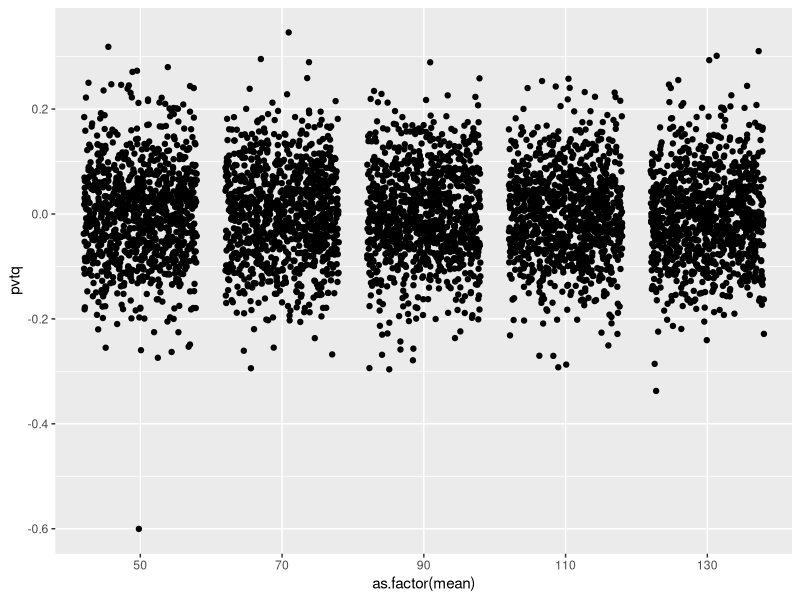
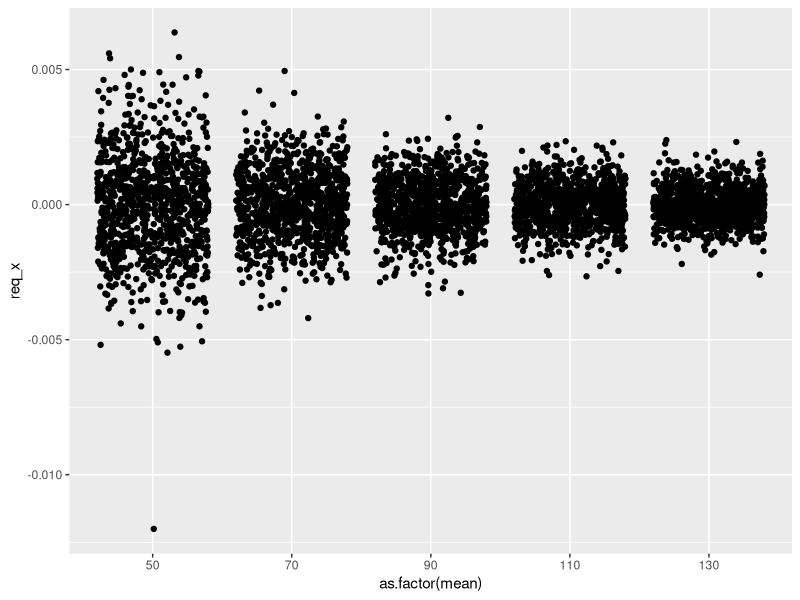
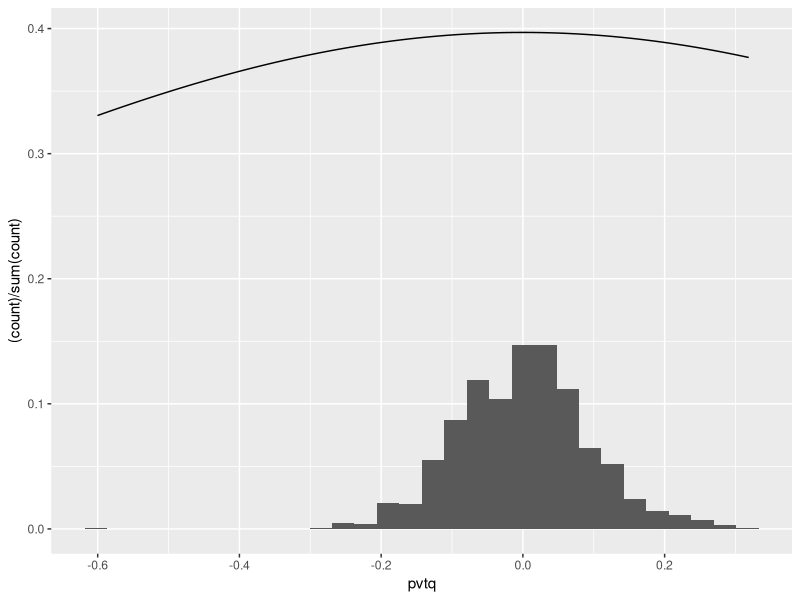
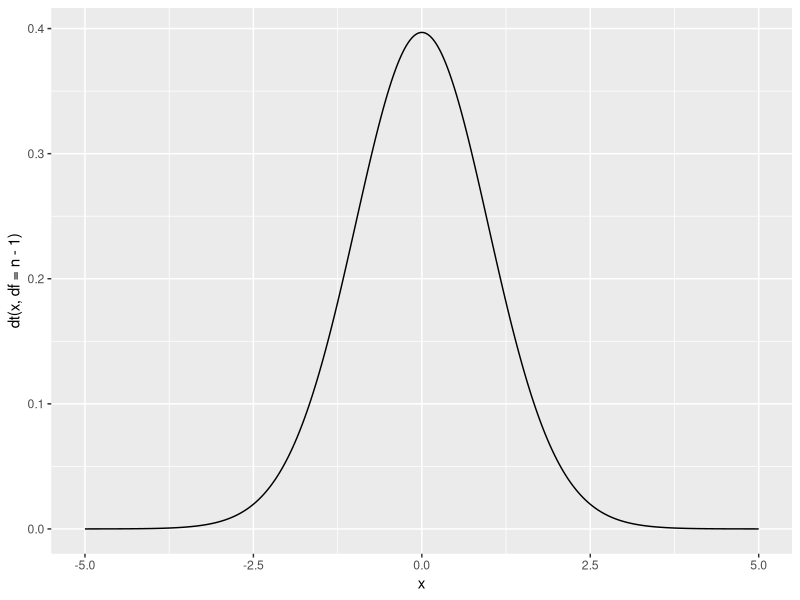
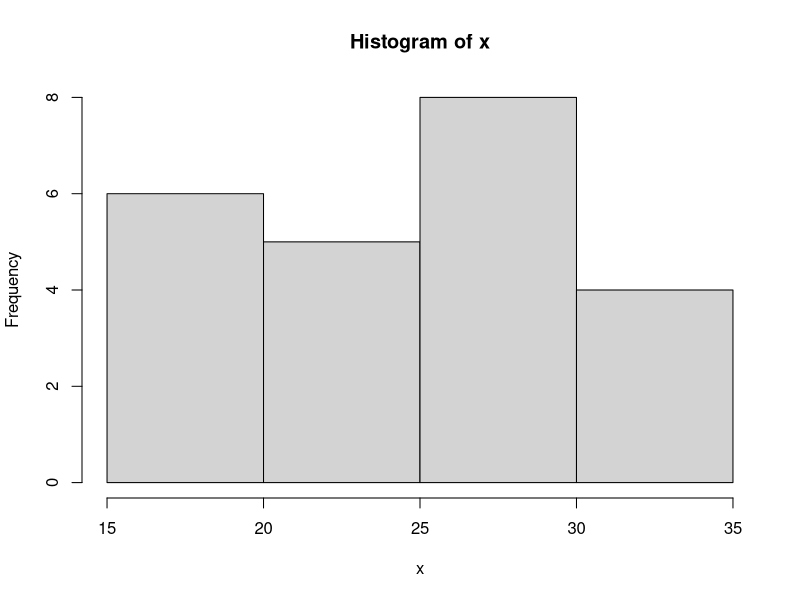
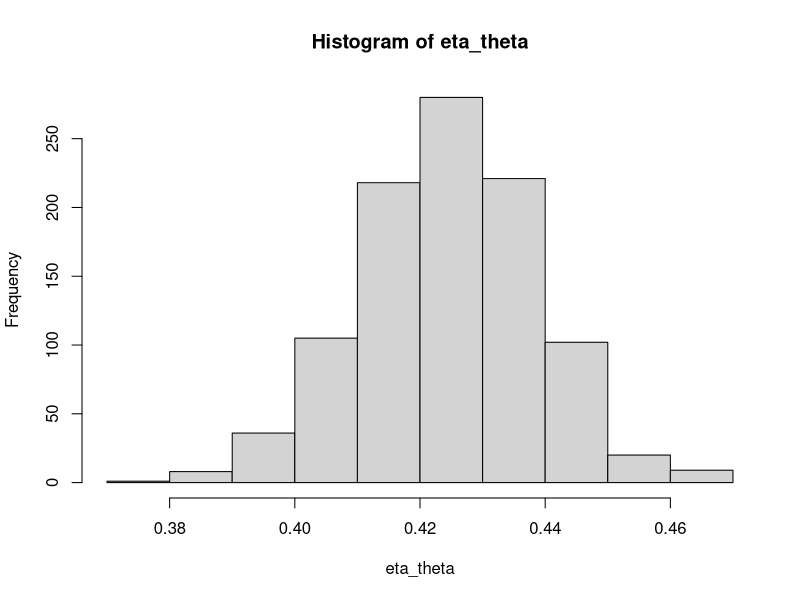
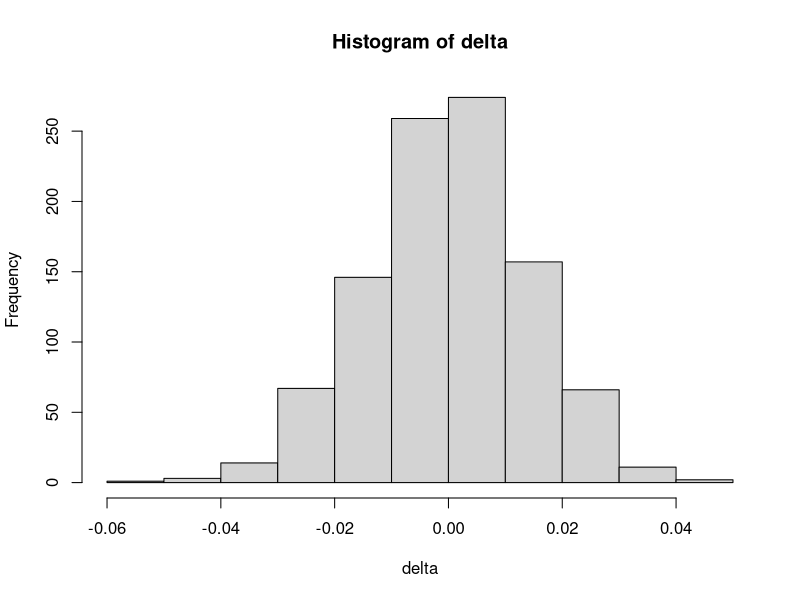
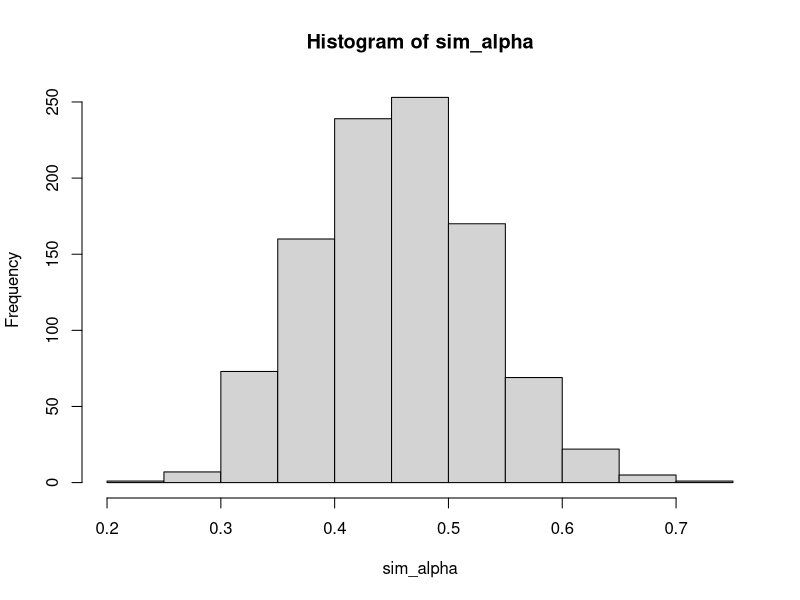

Here is the R script that generated these plots, in order:
library(ggplot2)  # For ggplot
library(stats4)   # For mle
library(numDeriv) # For grad
library(plyr)     # For ddply

##############################################################################################
# Interval estimation method I - Exact approach
# Pivotal quantative
#
# LNp.8-78
# Suppose that X1, ..., Xn are i.i.d. ~ Normal(mean, variance).
#
# The estimator of mean:            sample_mean
# The standard error of mean      : sqrt(sample_variance/n)
# The pivotable quantitive of mean: sqrt(n) * (sample_mean - mean) / sample_variance ~ t(n-1)
##############################################################################################
# The pivotal quantative of mean
# This is t(n-1) distribution
mean.pvtq <- function(x, mean) {
    n <- length(x)
    sample_mean <- mean(x)
    sample_var <- var(x)
    sqrt(n) * (sample_mean - mean) / sample_var
}

# Generate Normal random number to produce many pivot quantative to observe if it fits T
# distribution
n <- 50
data <- NULL
for( mean in c(50, 70, 90, 110, 130) ) {
    pvtq <- NULL
    for( i in c(1:1000)){
        x <- rnorm(n, mean=mean, sd=12)
        pvtq <- c(pvtq, mean.pvtq(x, mean))
    }
    this_data <- data.frame(mean=mean, pvtq=pvtq)
    data <- rbind(data, this_data)
}
data$req_x <- data$pvtq / data$mean
head(data)
ddply(data, ~mean, summarize, count=length(pvtq))

# Plot pivotal quantative of all different mean LNp.8-78
ggplot(data, aes(x=as.factor(mean), y=pvtq)) + geom_jitter()

# Plot the band concept LNp.8-78
ggplot(data, aes(x=as.factor(mean), y=req_x)) + geom_jitter()

# Plot pivotal quantative of mean
ggplot(data[data$mean==50,], aes(x=pvtq)) + geom_histogram(aes(y = (..count..)/sum(..count..))) + stat_function(fun=dt, args=list(df=50-1))

# Plot T distribution
ggplot(data.frame(x=seq(-5, 5, 0.01)), aes(x=x, y=dt(x, df=n-1))) + geom_line() #+ stat_function(fun=dt, args=list(df=n-1))

# For get the quantile for 0.05 of T distribution
(a <- qt(0.025, df=n-1))
(b <- qt(0.975, df=n-1))

# Calculate the 95% confidence interval of mean
x <- rnorm(n, mean=90, sd=12)
(lower_bound <- -1 * a * var(x) / sqrt(n)) + mean(x)
(upper_bound <- -1 * b * var(x) / sqrt(n)) + mean(x)

# Comparing with the mean estimate and its standard error
mean(x)
sqrt(var(x)/n)

##############################################################################################
# Interval estimation method II - Asymptotic approach
# Asymptotic pivotal quantative
#
# Use the sample Poisson example in LNp.8-8 to demo:
# Suppose that X1, ..., Xn are i.i.d. ~ Poisson(lambda).
#
# Instead of conducting mathmetical deduction, R nlm() function is used.
# The log likelihood function is used here.
##############################################################################################
x <- c(31, 29, 19, 18, 31, 28, 34, 27, 34, 30, 16, 18, 26, 27, 27, 18, 24, 22, 28, 24, 21, 17, 24)
hist(x)

# Use nlm()
LL <- function(lambda, x) {
    sum(-dpois(x, lambda, log = TRUE))
}
out <- nlm(LL, 10, x, hessian = TRUE) # Trun on hessian for Fisher information
out$estimate

# For get the quantile for 0.05 of N(0,1) distribution
(z <- qnorm(0.975))

# The asymptotic 100(1-a)% confidence interval for theta is
# estimated_theta +- z / sqrt(n * Fisher_info)
# Using nlm(), hessian is the Fisher information of n observation data
(fish <- out$hessian[1])

(lower_bound <- out$estimate - z / sqrt(fish))
(upper_bound <- out$estimate + z / sqrt(fish))

##############################################################################################
# Interval estimation method III - Bootstrap approach
#
# Use the example in LNp.8-89 to demo:
# (X1, X2, X3) ~ multinomial(n, p1, p2, p3)
#              ~ multinomial(n, (1-the)^2, 2the(1-the), the^2)
##############################################################################################
# Estimator of theta (LNp.8-24)
estimator_theta <- function (x2, x3, n) {
    (2 * x3 + x2) / (2*n)
}

# Estimate of theta
(estimated_theta <- 0.4247)

# Generate random theta to know the distribution.
# Step1: Pretend the estimated one is the real theta
# Step2: Generate random number using the estimated theta
# Step3: Calculate simulated theta
(p1 <- (1-estimated_theta)^2)
(p2 <- 2 * estimated_theta * (1-estimated_theta))
(p3 <- estimated_theta^2)
randx <- rmultinom(1000, 1029, c(p1, p2, p3))
(eta_theta <- sqrt(randx[3,]/1029))

# Plot the simulated theta and calculate the quantile
hist(eta_theta)
sd(eta_theta)
quantile(eta_theta, 0.025)
quantile(eta_theta, 0.975)

# Calculate and plot the delta
delta <- eta_theta - estimated_theta
hist(delta)

# The simulated 100(1-a)% confidence interval for theta is
# estimated_theta - delta_975 <= theta <= estimated_theta - delta_025
quantile(delta, 0.025)
quantile(delta, 0.975)

(lower_bound <- estimated_theta - quantile(delta, 0.975))
(upper_bound <- estimated_theta - quantile(delta, 0.025))



##############################################################################################
# Interval estimation method III - Bootstrap approach
#
# Use the example in LNp.8-89 to demo. (Also LNp.8-13, LNp.8-28)
##############################################################################################
# Assume already has estimate using MLE (LNp.8-28)
lambda <- 1.96
alpha <- 0.441

# Generate random alpha to know the distribution.
# Step1: Pretend the estimated alpha and lambda are the real theta
# Step2: Generate random number using the estimated theta
# Step3: Calculate simulated theta
sim_lambda <- NULL
sim_alpha <- NULL
for( i in c(1:1000) ) {
    (sim_x <- rgamma(227, shape=alpha, rate=lambda))
    (sim_mean <- mean(sim_x))
    (sim_var <- mean(sim_x^2 - sim_mean^2))
    sim_lambda <- c(sim_lambda, sim_mean / sim_var)
    sim_alpha <- c(sim_alpha, (sim_mean^2) / sim_var)
}

# Plot the simulated alpha and calculate the quantile
hist(sim_alpha)
sd(sim_alpha)
quantile(sim_alpha, 0.05)
quantile(sim_alpha, 0.95)

# Calculate and plot the delta
delta <- sim_alpha - alpha
hist(delta)

# The simulated 100(1-a)% confidence interval for alpha is
# estimated_alpha - delta_95 <= theta <= estimated_alpha - delta_05
quantile(delta, 0.05)
quantile(delta, 0.95)

(lower_bound <- alpha - quantile(delta, 0.95))
(upper_bound <- alpha - quantile(delta, 0.05))



# Plot the simulated lambda and calculate the quantile
hist(sim_lambda)
sd(sim_lambda)
quantile(sim_lambda, 0.05)
quantile(sim_lambda, 0.95)

# Calculate and plot the lambda
delta <- sim_lambda - lambda
hist(delta)

# The simulated 100(1-a)% confidence interval for lambda is
# estimated_lambda - delta_95 <= theta <= estimated_lambda - delta_05
quantile(delta, 0.05)
quantile(delta, 0.95)

(lower_bound <- lambda - quantile(delta, 0.95))
(upper_bound <- lambda - quantile(delta, 0.05))



